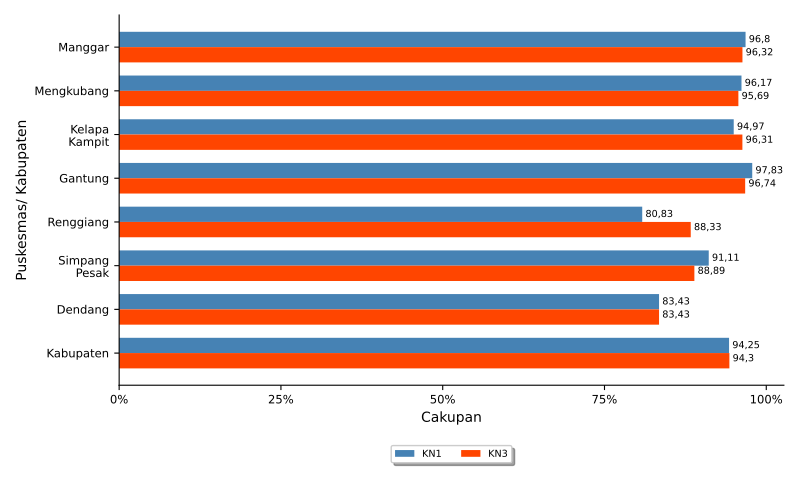

This figure's Python source:
import numpy as np
import matplotlib.pyplot as plt
import pandas
from textwrap import wrap
from matplotlib.ticker import FuncFormatter
import locale
# locale.setlocale(locale.LC_ALL, 'id_ID.UTF8')
locale.setlocale(locale.LC_ALL, 'Indonesian_indonesia.1252')

import sys, os, inspect
currentdir = os.path.dirname(os.path.abspath(inspect.getfile(inspect.currentframe())))
parentdir = os.path.dirname(currentdir)
sys.path.insert(0, parentdir)

berkasData = currentdir +'\\bab_05_14_dataKN1KN3.csv'
berkasSimpan = currentdir +'\\bab_05_14_KN1KN3.pdf'
# judulDiagram = 'Kunjungan Neonatal\nTahun 2021'
sumbuX = 'Cakupan'
sumbuY = 'Puskesmas\ Kabupaten'
tickerSumbuX = np.arange(0,110,25)

# read data file
colnames = ['puskesmas','KN1','KN3']
data = pandas.read_csv(berkasData, names=colnames, sep=';')
puskesmas = data.puskesmas.tolist()
bar1 = data.KN1.tolist()
bar2 = data.KN3.tolist()

ind = np.arange(len(puskesmas))  # the x locations for the groups
width = 0.35       # the width of the bars

# make bars
fig, ax = plt.subplots()
rects1 = ax.barh(ind, bar1, width, color='steelblue', label='KN1')
rects2 = ax.barh(ind + width, bar2, width, color='orangered', label = 'KN3')

# add some text for labels, title and axes ticks
# ax.set_title(judulDiagram)
ax.set_xlabel(sumbuX)
ax.set_xticks(tickerSumbuX)
formatter = FuncFormatter(lambda x, pos: "{:n}%".format(x))
ax.xaxis.set_major_formatter(formatter)

ax.set_ylabel(sumbuY)
ax.set_yticks(ind+0.5*width)
ax.set_yticklabels(list([ '\n'.join(wrap(l, 10)) for l in puskesmas ]))
ax.invert_yaxis()

ax.tick_params(axis='both', which='major', labelsize='small')
ax.spines['top'].set_visible(False)
ax.spines['right'].set_visible(False)

# make legend box
box = ax.get_position()
ax.set_position([box.x0, box.y0 + box.height * 0.1, box.width, box.height * 0.9])
ax.legend(fontsize='x-small', loc='upper center', bbox_to_anchor=(0.5, -0.15), fancybox=True, shadow=True, ncol=2)

# add data label
for i, v in enumerate(bar1):
    ax.text(v+0.5, i, '{:n}'.format(v), ha='left', va='center', fontsize='x-small')
for i, v in enumerate(bar2):
    ax.text(v+0.5, i+0.3, '{:n}'.format(v), ha='left', va='center', fontsize='x-small')

# finishing
pyrfig = plt.figure(1)
pyrfig.set_figwidth(8)
pyrfig.set_figheight(5)
# tight_layout to make consistent size
# adjust subplot to make room for legend
fig.subplots_adjust(bottom=-0.15)
plt.tight_layout()
plt.savefig(berkasSimpan)
plt.close(pyrfig)
# plt.show()
